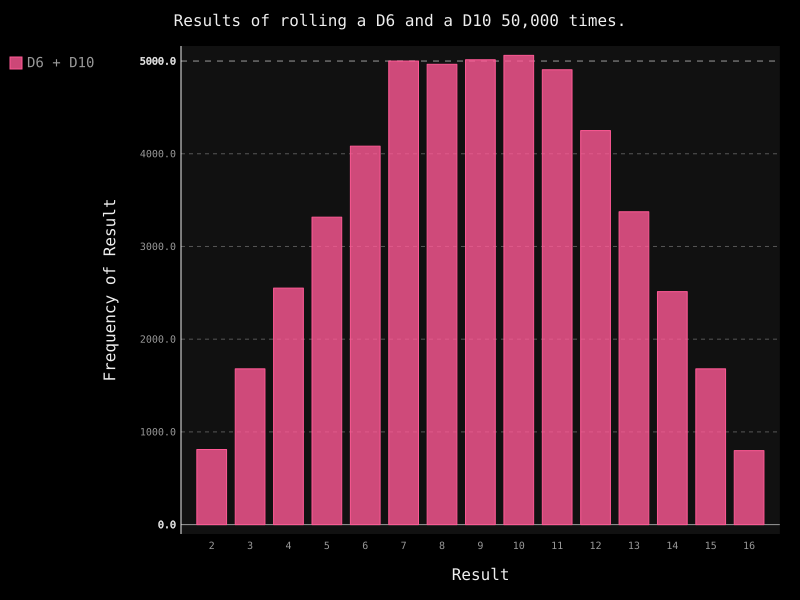

Recreate this plot in Python.
#!/usr/bin/env python
# -*- coding: utf-8 -*-
#
#  different_dice.py
#  
#  Copyright 2018 Administrator <Administrator@SKY-20180411HYU>
#  
#  This program is free software; you can redistribute it and/or modify
#  it under the terms of the GNU General Public License as published by
#  the Free Software Foundation; either version 2 of the License, or
#  (at your option) any later version.
#  
#  This program is distributed in the hope that it will be useful,
#  but WITHOUT ANY WARRANTY; without even the implied warranty of
#  MERCHANTABILITY or FITNESS FOR A PARTICULAR PURPOSE.  See the
#  GNU General Public License for more details.
#  
#  You should have received a copy of the GNU General Public License
#  along with this program; if not, write to the Free Software
#  Foundation, Inc., 51 Franklin Street, Fifth Floor, Boston,
#  MA 02110-1301, USA.
#  
#  


import pygal

from die import Die

#创建一个D6和一个D10
die_1 = Die()
die_2 = Die(10)

#掷骰子多次，并将结果存储在一个列表中
results = []
for roll_num in range(50000):
	result = die_1.roll() + die_2.roll()
	results.append(result)

#分析结果
frequencies = []
max_result = die_1.num_sides + die_2.num_sides
for value in range(2, max_result+1):
	frequency = results.count(value)
	frequencies.append(frequency)

#可视化结果
hist = pygal.Bar()

hist.title = "Results of rolling a D6 and a D10 50,000 times."
hist.x_labels = ['2', '3', '4', '5', '6', '7', '8', '9', '10', '11',
    '12', '13', '14', '15', '16']
hist.x_title = "Result"
hist.y_title = "Frequency of Result"

hist.add('D6 + D10', frequencies)
hist.render_to_file('different_dice.svg')
